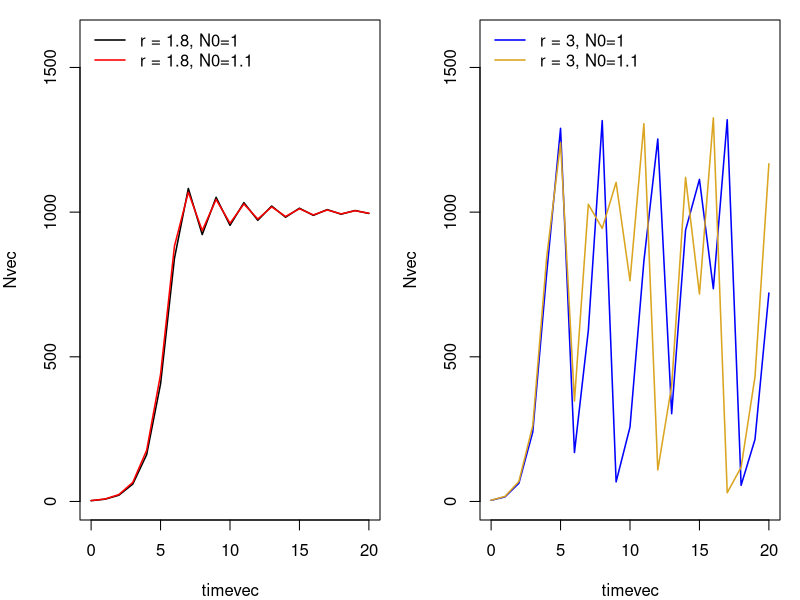
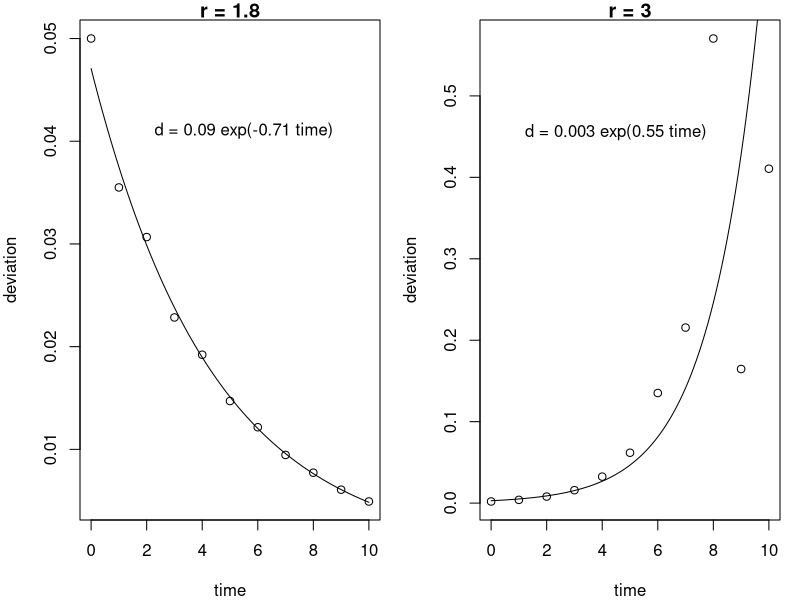

Recreate these plots in R, in order.
runf<-function(r,N0=1) {
r=r;					               # growth rate
K=1000;                      # carrying capacity
s=-r/K;                      # set s to hold K constant
dt=1;                        # set time step size
timevec=seq(0, 20, by=dt);   # vector of time steps
Nvec=numeric(length(timevec)); # empty vector for storing abundances
N=N0;                        # initial abundance
t=0;                         # set initial time to zero
i=1;                         # counter for tracking position in N vector

while(i<=length(timevec)) {
  dN=(r+s*N)*N*dt;           # calculate dN
  N=N+dN;                    # add dN to the previous N value
  if(N<0) N=0;               # prevent negative populations
  Nvec[i]=N;                 # store new N value
  t=t+dt;                    # step forward in time
  i=i+1;                     # add one to counter
}
return(cbind(timevec, Nvec))
}

pdf("images/ch07_q2.pdf", width=8, height=4)
  par(mfrow=c(1,2), mar=c(4,4,1,1))
  out<-runf(1.8,1)
  plot(out[,1], out[,2], type="l", xlab="timevec", ylab="Nvec", lwd=1.5, ylim=c(0, 1600)) # plot results
  out<-runf(1.8,1.1)
  lines(out[,1], out[,2], col="red", lwd=1.5)
  legend("topleft", c("r = 1.8, N0=1", "r = 1.8, N0=1.1"), lty=1, col=c(1, "red"), bty="n", lwd=1.5)
  
  out<-runf(3,1)
  plot(out[,1], out[,2], type="l", xlab="timevec", ylab="Nvec", lwd=1.5, ylim=c(0, 1600), col="blue") # plot results
  out<-runf(3,1.1)
  lines(out[,1], out[,2], col="goldenrod", lwd=1.5)
  legend("topleft", c("r = 3, N0=1", "r = 3, N0=1.1"), lty=1, col=c("blue", "goldenrod"), bty="n", lwd=1.5)
dev.off()




out1<-runf(r = 3,N0 = 1000)
out2<-runf(r = 3,N0 = 1001)

#staring abundances after the inflection point
out3<-runf(r = 1.8,N0 = 500)
out4<-runf(r = 1.8,N0 = 1000)

pdf("images/ch07_q2b.pdf", width=8, height=4)
  par(mfrow=c(1,2), mar=c(4,4,1,1))
  time<-0:10
  
  #scale by K to make y-axis comparable
  deviation=(abs(out3[1:11,2]-out4[1:11,2]))/1000
  plot(time, deviation, main="r = 1.8")
  mod=lm(log(deviation)~time)
  timesq<-seq(0, 10, by=0.1)
  lines(timesq, exp(coef(mod)[1])*exp(coef(mod)[2]*timesq))
  text(labels = "d = 0.09 exp(-0.71 time)", x = 5.5, y = 0.041)
  
  #scale by K to make y-axis comparable
  deviation=abs(out1[1:11,2]-out2[1:11,2])/1000
  plot(time, deviation, main="r = 3")
  mod=lm(log(deviation)~time)
  timesq<-seq(0, 10, by=0.1)
  lines(timesq, exp(coef(mod)[1])*exp(coef(mod)[2]*timesq))
  
  text(labels = "d = 0.003 exp(0.55 time)", x = 4.5, y = 0.455)
dev.off()

